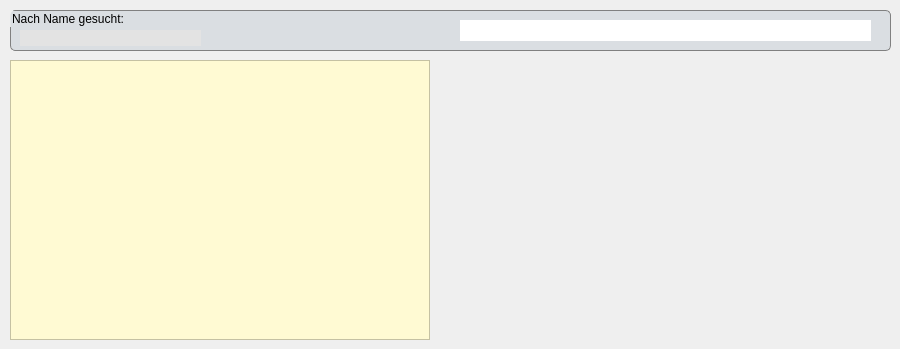
     <widget class="QWidget" name="tab_search_actor">
      <attribute name="title">
       <string>Suche nach Performer</string>
      </attribute>
      <widget class="QGroupBox" name="grpBox_actor_search_name">
       <property name="geometry">
        <rect>
         <x>10</x>
         <y>10</y>
         <width>881</width>
         <height>41</height>
        </rect>
       </property>
       <property name="styleSheet">
        <string notr="true">QGroupBox {
background-color: rgb(218, 222, 226);
border: 1px solid grey;border-radius: 5px;}</string>
       </property>
       <property name="title">
        <string>Nach Name gesucht:</string>
       </property>
       <widget class="QLineEdit" name="lnEdit_performer_search_name">
        <property name="enabled">
         <bool>true</bool>
        </property>
        <property name="geometry">
         <rect>
          <x>450</x>
          <y>10</y>
          <width>411</width>
          <height>21</height>
         </rect>
        </property>
        <property name="font">
         <font>
          <pointsize>15</pointsize>
         </font>
        </property>
        <property name="styleSheet">
         <string notr="true">QLabel{background-color:#e3e3e3 }
</string>
        </property>
        <property name="text">
         <string/>
        </property>
        <property name="frame">
         <bool>false</bool>
        </property>
        <property name="readOnly">
         <bool>false</bool>
        </property>
        <property name="clearButtonEnabled">
         <bool>false</bool>
        </property>
       </widget>
       <widget class="QLabel" name="lbl_search_counter">
        <property name="geometry">
         <rect>
          <x>10</x>
          <y>20</y>
          <width>181</width>
          <height>16</height>
         </rect>
        </property>
        <property name="styleSheet">
         <string notr="true">QLabel{background-color:#e3e3e3 }</string>
        </property>
        <property name="text">
         <string/>
        </property>
       </widget>
      </widget>
      <widget class="QTableWidget" name="tblWdg_search_result_actors">
       <property name="geometry">
        <rect>
         <x>10</x>
         <y>60</y>
         <width>420</width>
         <height>280</height>
        </rect>
       </property>
       <property name="styleSheet">
        <string notr="true">background-color: rgb(255, 250, 211)</string>
       </property>
       <property name="selectionBehavior">
        <enum>QAbstractItemView::SelectRows</enum>
       </property>
       <property name="wordWrap">
        <bool>false</bool>
       </property>
       <attribute name="horizontalHeaderDefaultSectionSize">
        <number>205</number>
       </attribute>
      </widget>
     </widget>
